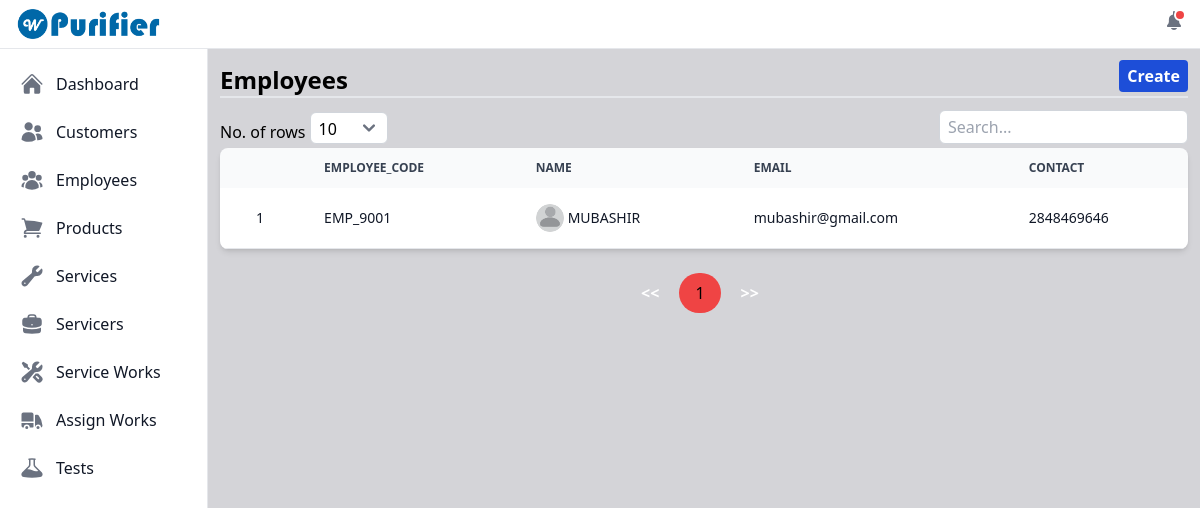
The page /view_employees/ (signed in) on the database its author committed.
### purifier/models.py (models this page shows, shortened)
class Employee(models.Model):
    id = models.UUIDField(primary_key=True, default=uuid.uuid4, unique=True, editable=False)
    profile = models.ImageField(null=True, blank=True, upload_to="employee_profiles/")
    name = models.CharField(max_length=50)
    email = models.EmailField(unique=True)
    mobile = models.CharField(max_length=20)
    address = models.TextField()
    employee_code = models.CharField(max_length=50, blank=True, unique=True)
    initial_password = models.CharField(max_length=150, blank=True, null=True)
    created_on = models.DateField(auto_now_add=True)

### purifier/views.py (the view)
# urls.py: path('view_employees/', views.viewEmployees, name='view_employees'),
@login_required
def viewEmployees(request):
    employees = Employee.objects.all().order_by('-employee_code')
    employees_exists = employees.exists()
    context = {'employees': employees, 'employees_exists': employees_exists}
    return render(request, 'employee/view_employees.html', context)

### user_management/models.py (called while the page is built)
    def __str__(self):
        return self.username

### purifier/templates/employee/view_employees.html (shortened to what this page needs)
{% extends "index.html" %}
{% load static %}
{% block content %}
    <div class="flex justify-between">
        <span class="text-2xl font-bold flex self-end">Employees</span>
        <button class="bg-blue-700 p-1 px-2 mb-1 text-base font-bold rounded text-white cursor-pointer"><a href="{% url "purifier:create_employee" %}">Create</a></button>
    </div>
    <hr class="border dark:border-gray-800">
    <div class="mt-3">
        {% if employees_exists %}
        <div class="flex justify-between mb-1">
            <div class="flex items-end">
                <span class="font-medium">No. of rows</span>
                <select id="showEntriesSelect" class="ms-1 px-2 py-1 w-18 h-8 border border-gray-300 rounded-md focus:outline-none focus:border-blue-500">
                    <option value="10">10</option>
                </select>
            </div>
            <input type="text" id="searchInput" placeholder="Search..." class="px-2 py-1 border border-gray-300 rounded-md focus:outline-none focus:border-blue-500">
        </div>
        <div class="relative overflow-x-auto shadow-md sm:rounded-lg">
            <table id="employees_table" class="w-full text-sm text-left rtl:text-right text-gray-500 dark:text-gray-400">
                <thead class="text-xs text-gray-700 uppercase bg-gray-50 dark:bg-gray-700 dark:text-gray-400">
                    <tr>
                        <th scope="col" class="px-6 py-3 text-center"></th>
                        <th scope="col" class="px-6 py-3">Employee_code</th>
                        <th scope="col" class="px-6 py-3">Name</th>
                        <th scope="col" class="px-6 py-3">Email</th>
                        <th scope="col" class="px-6 py-3">Contact</th>
                    </tr>
                </thead>
                <tbody>
                    {% for employee in employees %}
                        <tr class="bg-white border-b dark:bg-gray-800 dark:border-gray-700 hover:bg-gray-50 dark:hover:bg-gray-600">
                            <th scope="row" class="px-6 py-4 font-medium text-gray-900 whitespace-nowrap dark:text-white text-center">{{ forloop.counter }}</th>
                            <th scope="row" class="px-6 py-4 font-medium text-gray-900 whitespace-nowrap dark:text-white">
                                <a href="{% url "purifier:each_employee" employee.id %}">{{ employee.employee_code }}</a>
                            </th>
                            <th scope="row" class="flex items-center px-6 py-4 font-medium text-gray-900 whitespace-nowrap dark:text-white">
                                <a href="{% url "purifier:each_employee" employee.id %}">
                                    {% if employee.profile %}
                                        <img src="{{employee.profile.url}}" alt="Profile not loading..." class="h-7 w-7 rounded-full">
                                    {% else %}
                                        <img src="{% static 'images/default.png' %}" alt="Profile not loading..." class="h-7 w-7 rounded-full">
                                    {% endif %}
                                </a>
                                <a href="{% url "purifier:each_employee" employee.id %}" class="ms-1">{{ employee.name }}</a>
                            </th>
                            <th scope="row" class="px-6 py-4 font-medium text-gray-900 whitespace-nowrap dark:text-white">
                                <a href="{% url "purifier:each_employee" employee.id %}">{{ employee.email }}</a>
                            </th>
                            <th scope="row" class="px-6 py-4 font-medium text-gray-900 whitespace-nowrap dark:text-white">
                                <a href="{% url "purifier:each_employee" employee.id %}">{{ employee.mobile }}</a>
                            </th>
                        </tr>
                    {% endfor %}
                </tbody>
            </table>
        </div>
        <div id="pagination" class="flex justify-center mt-6">
        </div>
        {% else %}
        <div class="flex justify-center">
            <span class="font-bold text-xl">No employees added. <a href="{% url "purifier:create_employee" %}" class="text-blue-700">Create</a> a new employee.</span>
        </div>
        {% endif %}
    </div>
{% endblock content %}

### rows shown on the page
Employee: employee_code "EMP_9001", name "MUBASHIR", email "mubashir@gmail.com", mobile "2848469646"
